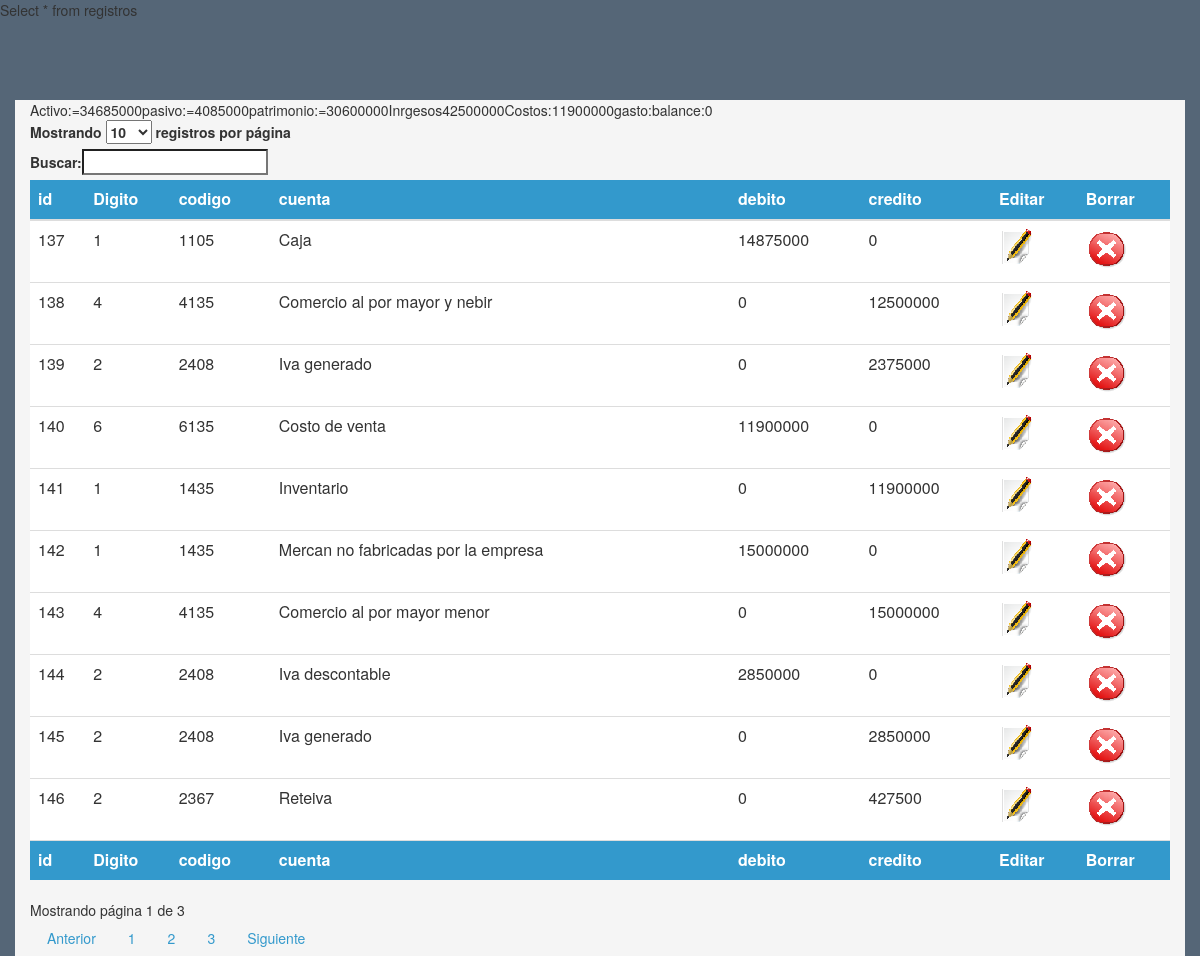
Screenshot of /indexregistros.php with the database file from the repository.
### tables this page shows
CREATE TABLE `registros` (
  `id` int(11) NOT NULL AUTO_INCREMENT,
  `Digito` int(100) NOT NULL,
  `codigo` int(11) NOT NULL,
  `cuenta` varchar(45) NOT NULL,
  `debito` int(11) DEFAULT NULL,
  `credito` int(11) DEFAULT NULL,
  PRIMARY KEY (`id`)
);

### registros.php (called while the page is built)
<?php
include 'Db.php';
Class registros{Private $id;Private $Digito;Private $codigo;Private $cuenta;Private $debito;Private $credito;public function getid(){
	return $this->id;}public function getDigito(){
	return $this->Digito;}public function getcodigo(){
	return $this->codigo;}public function getcuenta(){
	return $this->cuenta;}public function getdebito(){
	return $this->debito;}public function getcredito(){
	return $this->credito;}public function putid($id){
	$this->id=$id;}public function putDigito($Digito){
	$this->Digito=$Digito;}public function putcodigo($codigo){
	$this->codigo=$codigo;}public function putcuenta($cuenta){
	$this->cuenta=$cuenta;}public function putdebito($debito){
	$this->debito=$debito;}public function putcredito($credito){
	$this->credito=$credito;}public function gettodo(){
	$con= new Db;
	$con->conectar();
	$r=$con->consulta('Select * from registros');
	return $r;
	}public function gettodowhereidid($id){
	$con= new Db;
	$con->conectar();
	$r=$con->consulta('Select * from registros where id="'.$id.'"');
	return $r;
	}public function gettodowhereDigitoid($id){
	$con= new Db;
	$con->conectar();
	$r=$con->consulta('Select * from registros where Digito="'.$id.'"');
	return $r;
	}public function gettodowherecodigoid($id){
	$con= new Db;
	$con->conectar();
	$r=$con->consulta('Select * from registros where codigo="'.$id.'"');
	return $r;
	}public function gettodowherecuentaid($id){
	$con= new Db;
	$con->conectar();
	$r=$con->consulta('Select * from registros where cuenta="'.$id.'"');
	return $r;
	}public function gettodowheredebitoid($id){
	$con= new Db;
	$con->conectar();
	$r=$con->consulta('Select * from registros where debito="'.$id.'"');
	return $r;
	}public function gettodowherecreditoid($id){
	$con= new Db;
	$con->conectar();
	$r=$con->consulta('Select * from registros where credito="'.$id.'"');
	return $r;
	}public function insert($v0,$v1,$v2,$v3,$v4,$v5){
	$con= new Db;
	$con->conectar();
	$r=$con->consulta('INSERT INTO registros (id,Digito,codigo,cuenta,debito,credito) VALUES (NULL,"'.$v1.'","'.$v2.'","'.$v3.'","'.$v4.'","'.$v5.'")');
	return $r;
	}public function update($id,$v0,$v1,$v2,$v3,$v4,$v5)
	{
	$con= new Db;
	$con->conectar();
	$r=$con->consulta('UPDATE registros SET id="'.$v0.'", Digito="'.$v1.'", codigo="'.$v2.'", cuenta="'.$v3.'", debito="'.$v4.'", credito="'.$v5.'" WHERE id = '.$v0);}
	public function delete($idnombre,$id){
	$con= new Db;
	$con->conectar();
	$r=$con->consulta("DELETE FROM registros WHERE ".$idnombre." = ".$id."");
	}} ?>

### Db.php (called while the page is built, shortened)
<?php
class Db{
	private $con;
	public function conectar(){
$this->con=mysqli_connect("localhost","root","Arpanet61009","sistemacontable",3306);
  }
  public function consulta($c)
  {
	  $resultado = mysqli_query($this->con,$c);
	  return $resultado;
  }
}
?>

### indexregistros.php (the view, shortened to what this page needs)
<?php
include 'registros.php';
$t= new registros;
$r= $t->gettodo();
?>
<html>
<link href="bootstrap.min.css" rel="stylesheet">
<link href="docs.min.css" rel="stylesheet">
<link href="paginate.css" rel="stylesheet">
<br>
<br>
<br>
<br>
<br>
<div class="container" id="content" tabindex="-1">
<table class="table" id="tabla">
<thead>
<tr style="background-color: #3399cc;
    color:white;"><th>id</th><th>Digito</th><th>codigo</th><th>cuenta</th><th>debito</th><th>credito</th><th>Editar</th><th>Borrar</th></tr>
</thead>
<tbody>
<?php
while ($row = mysqli_fetch_assoc($r)) {
    echo "<tr style='background-color:white;'><td>".$row["id"]."</td><td>".$row["Digito"]."</td><td>".$row["codigo"]."</td><td>".$row["cuenta"]."</td><td>".$row["debito"]."</td><td>".$row["credito"]."</td>";
	echo "<td><a href='editregistros.php?id=".$row["id"]."'><img src='edit.png'></img></a></td><td><a href='deleteregistros.php?id=".$row["id"]."'><img src='delete.png'></img></a></td>";echo "</tr>";
}
?>
</tbody>
<tfoot>
<tr style="background-color: #3399cc;
    color:white;"><th>id</th><th>Digito</th><th>codigo</th><th>cuenta</th><th>debito</th><th>credito</th><th>Editar</th><th>Borrar</th></tr>
</tfoot>
</table>
</div>
</html>

### rows the page displays
registros: id "137", Digito "1", codigo "1105", cuenta "Caja", debito "14875000", credito "0"
registros: id "138", Digito "4", codigo "4135", cuenta "Comercio al por mayor y nebir", debito "0", credito "12500000"
registros: id "139", Digito "2", codigo "2408", cuenta "Iva generado", debito "0", credito "2375000"
registros: id "140", Digito "6", codigo "6135", cuenta "Costo de venta", debito "11900000", credito "0"
registros: id "141", Digito "1", codigo "1435", cuenta "Inventario", debito "0", credito "11900000"
registros: id "142", Digito "1", codigo "1435", cuenta "Mercan no fabricadas por la empresa", debito "15000000", credito "0"
registros: id "143", Digito "4", codigo "4135", cuenta "Comercio al por mayor menor", debito "0", credito "15000000"
registros: id "144", Digito "2", codigo "2408", cuenta "Iva descontable", debito "2850000", credito "0"
registros: id "145", Digito "2", codigo "2408", cuenta "Iva generado", debito "0", credito "2850000"
registros: id "146", Digito "2", codigo "2367", cuenta "Reteiva", debito "0", credito "427500"
